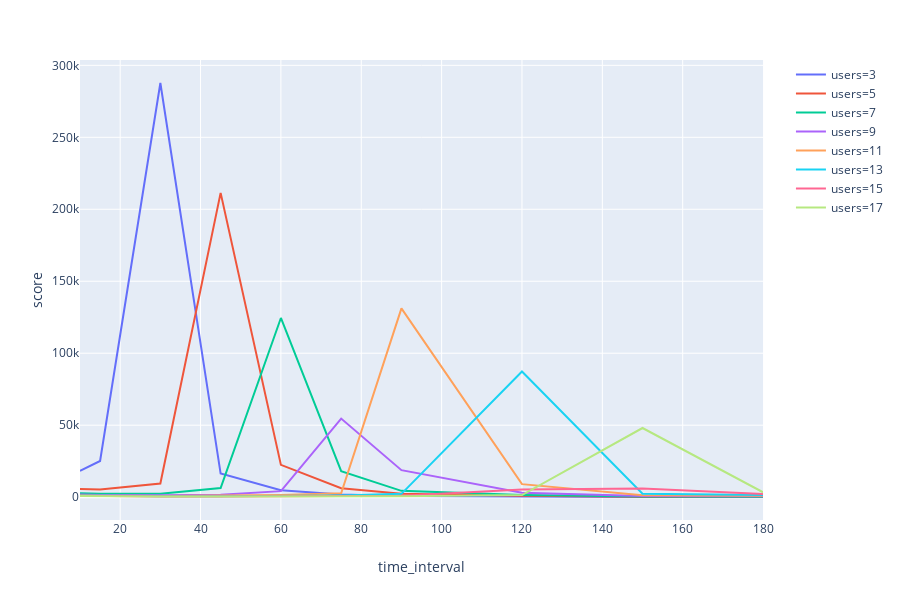

The notebook cell saved with this chart:
### Markdown cell above
To better understand how lda behaves with different number of users in relation to different time intervals, we did 500 calculations of lda for different number of users and took the mean vrc score for every time interval. The data is shown on the graph below.

### Code cell
from numpy import array

def calculate_scores(n, epochs=50):
    print("Calculating for {} users.".format(n))
    scores = [[] for _ in range(0, epochs)]
    for i in range(0, epochs):
        users = get_random_users(n=n, stats=False)
        for data in datas:
            _, score = get_lda(data, users, stats=False, score=True)
            scores[i].append(score)
    scores = array(scores).T
    result = []
    for i in range(0, len(datas)):
        result.append([segment_intervals[i], mean(scores[i]), n])
    return DataFrame(result, columns=["time_interval", "score", "users"])

e = 500
df3 = calculate_scores(3, epochs=e)
df5 = calculate_scores(5, epochs=e)
df7 = calculate_scores(7, epochs=e)
df9 = calculate_scores(9, epochs=e)
df11 = calculate_scores(11, epochs=e)
df13 = calculate_scores(13, epochs=e)
df15 = calculate_scores(15, epochs=e)
df17 = calculate_scores(17, epochs=e)

df = concat([df3, df5, df7, df9, df11, df13, df15, df17])
line(df, x="time_interval", y="score", color="users")

### Figure 1 — Plotly figure (JSON) as saved in the notebook; plotly's stock layout.template omitted (floating-point values rounded to 4 significant figures)
{"data": [{"hoverlabel": {"namelength": 0}, "hovertemplate": "users=3<br>time_interval=%{x}<br>score=%{y}", "legendgroup": "users=3", "line": {"color": "#636efa", "dash": "solid"}, "mode": "lines", "name": "users=3", "showlegend": true, "type": "scatter", "x": [10, 15, 30, 45, 60, 75, 90, 120, 150, 180], "xaxis": "x", "y": [18260.0, 25150.0, 287700.0, 16400.0, 4830.0, 1848.0, 847.7, 324.5, 170.1, 119.3], "yaxis": "y"}, {"hoverlabel": {"namelength": 0}, "hovertemplate": "users=5<br>time_interval=%{x}<br>score=%{y}", "legendgroup": "users=5", "line": {"color": "#EF553B", "dash": "solid"}, "mode": "lines", "name": "users=5", "showlegend": true, "type": "scatter", "x": [10, 15, 30, 45, 60, 75, 90, 120, 150, 180], "xaxis": "x", "y": [5667.0, 5270.0, 9508.0, 211400.0, 22450.0, 6266.0, 2298.0, 980.8, 323.3, 236.8], "yaxis": "y"}, {"hoverlabel": {"namelength": 0}, "hovertemplate": "users=7<br>time_interval=%{x}<br>score=%{y}", "legendgroup": "users=7", "line": {"color": "#00cc96", "dash": "solid"}, "mode": "lines", "name": "users=7", "showlegend": true, "type": "scatter", "x": [10, 15, 30, 45, 60, 75, 90, 120, 150, 180], "xaxis": "x", "y": [2695.0, 2339.0, 2377.0, 6353.0, 124500.0, 18010.0, 4402.0, 1523.0, 475.3, 339.0], "yaxis": "y"}, {"hoverlabel": {"namelength": 0}, "hovertemplate": "users=9<br>time_interval=%{x}<br>score=%{y}", "legendgroup": "users=9", "line": {"color": "#ab63fa", "dash": "solid"}, "mode": "lines", "name": "users=9", "showlegend": true, "type": "scatter", "x": [10, 15, 30, 45, 60, 75, 90, 120, 150, 180], "xaxis": "x", "y": [1825.0, 1503.0, 1250.0, 1707.0, 4196.0, 54590.0, 18750.0, 3084.0, 761.6, 576.8], "yaxis": "y"}, {"hoverlabel": {"namelength": 0}, "hovertemplate": "users=11<br>time_interval=%{x}<br>score=%{y}", "legendgroup": "users=11", "line": {"color": "#FFA15A", "dash": "solid"}, "mode": "lines", "name": "users=11", "showlegend": true, "type": "scatter", "x": [10, 15, 30, 45, 60, 75, 90, 120, 150, 180], "xaxis": "x", "y": [1327.0, 1056.0, 806.4, 950.7, 1482.0, 2717.0, 131100.0, 9050.0, 1323.0, 1060.0], "yaxis": "y"}, {"hoverlabel": {"namelength": 0}, "hovertemplate": "users=13<br>time_interval=%{x}<br>score=%{y}", "legendgroup": "users=13", "line": {"color": "#19d3f3", "dash": "solid"}, "mode": "lines", "name": "users=13", "showlegend": true, "type": "scatter", "x": [10, 15, 30, 45, 60, 75, 90, 120, 150, 180], "xaxis": "x", "y": [1165.0, 909.4, 657.9, 726.7, 868.1, 1220.0, 2291.0, 87320.0, 2354.0, 1593.0], "yaxis": "y"}, {"hoverlabel": {"namelength": 0}, "hovertemplate": "users=15<br>time_interval=%{x}<br>score=%{y}", "legendgroup": "users=15", "line": {"color": "#FF6692", "dash": "solid"}, "mode": "lines", "name": "users=15", "showlegend": true, "type": "scatter", "x": [10, 15, 30, 45, 60, 75, 90, 120, 150, 180], "xaxis": "x", "y": [993.0, 761.3, 534.2, 553.0, 586.8, 693.5, 1046.0, 5330.0, 5942.0, 2201.0], "yaxis": "y"}, {"hoverlabel": {"namelength": 0}, "hovertemplate": "users=17<br>time_interval=%{x}<br>score=%{y}", "legendgroup": "users=17", "line": {"color": "#B6E880", "dash": "solid"}, "mode": "lines", "name": "users=17", "showlegend": true, "type": "scatter", "x": [10, 15, 30, 45, 60, 75, 90, 120, 150, 180], "xaxis": "x", "y": [873.5, 662.2, 456.2, 454.6, 435.4, 474.5, 646.4, 1490.0, 48040.0, 3414.0], "yaxis": "y"}], "layout": {"height": 600, "legend": {"tracegroupgap": 0}, "margin": {"t": 60}, "xaxis": {"anchor": "y", "domain": [0, 0.98], "title": {"text": "time_interval"}}, "yaxis": {"anchor": "x", "domain": [0, 1], "title": {"text": "score"}}}}
